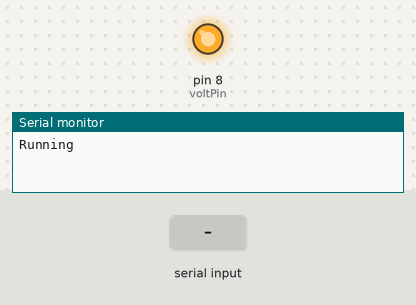
The sketch below on a simulated Arduino Uno, built with avr-gcc and run on an emulated ATmega328P. On the bench: output pins drawn as LEDs (lit = HIGH), the last lines printed to the serial monitor. The test bench sets the inputs (shaded band). Pins used as bus, display or sensor lines are not drawn.

Above: at 1.5 s.
1.6 s: "a" received over Serial
At 3.4 s:
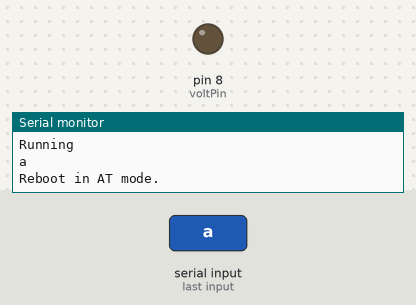
4.6 s: "n" received over Serial
At 7.1 s:
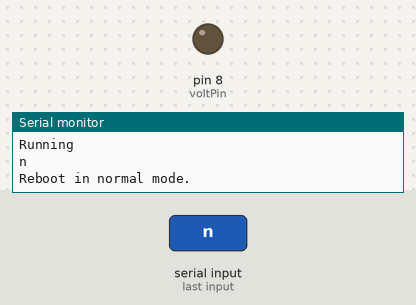
7.6 s: "t" received over Serial
Timing chart, 0 to 18.2 s (numbered marks = the images above; inputs shaded):
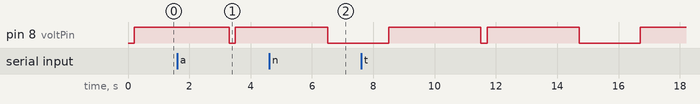

The sketch:

bluetoothSoftwareSerial.ino
```cpp
//Code which is not working because I think the library below does not work with the bluetooth module

#include <SoftwareSerial.h>

int rx = 10;
int tx = 11;

SoftwareSerial BTSerial(rx, tx); // RX | TX


int voltPin = 8;
int keyPin = 9;

void setup() {
  Serial.begin(38400);

  pinMode(voltPin, OUTPUT);
  pinMode(keyPin, OUTPUT);
  digitalWrite(voltPin, LOW);
  delay(100);
  digitalWrite(keyPin, LOW);
  delay(100);
  digitalWrite(voltPin, HIGH);
  delay(100);

}

void rebootNormal(){
  Serial.println("Reboot in normal mode.");
  delay(1000);
  digitalWrite(voltPin, LOW);
  delay(1000);
  digitalWrite(keyPin, LOW);
  delay(1000);
  digitalWrite(voltPin, HIGH);
  delay(1000);
}

void rebootAT(){
  Serial.println("Reboot in AT mode.");
  delay(1000);
  digitalWrite(voltPin, LOW);
  delay(100);
  digitalWrite(keyPin, HIGH);
  delay(100);
  digitalWrite(voltPin, HIGH);
  delay(1000);

}


String str = "";


void loop() {
    if(Serial.available() > 0){
      delay(3);
      while (Serial.available () > 0) {
        str += char(Serial.read ());
      }
      str.trim();
      Serial.println(str);

      if(str == "a"){
        rebootAT();
      }

      if(str == "n"){
        rebootNormal();
      }

      if(str == "t"){
        rebootAT();
        Serial.write("AT+NAME=ROBERT\r\n");
        delay(1000);
        rebootNormal();
      }
      str = "";
    }
    delay(1000);
    Serial.println("Running");
}
```

Measured:
- after the input at 1.6 s, pin 8 (voltPin): HIGH → LOW after 1.7 s, → HIGH 0.20 s later
- after the input at 4.6 s, pin 8 (voltPin): HIGH → LOW after 1.9 s
